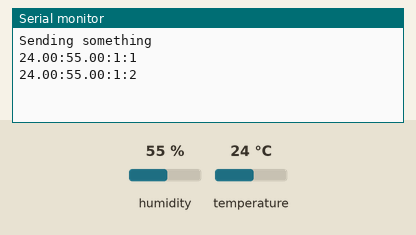
Simulated run of this sketch. Board: Arduino Uno, built with avr-gcc and run on an emulated ATmega328P. On the bench: the last lines printed to the serial monitor. The test bench sets the inputs (shaded band); at power-on: humidity 55 %, temperature 24 °C. No radio packets arrive unless stated.

Above: at 5.8 s.
5.9 s: humidity set to 22 %
At 11.2 s:
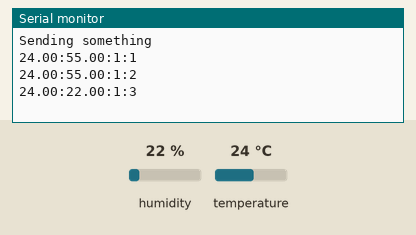
11.9 s: temperature set to 12 °C
At 16.2 s:
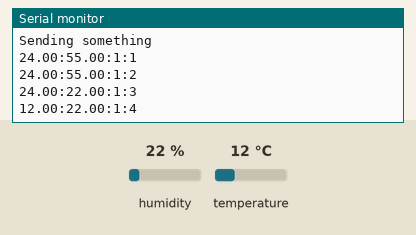
17.9 s: humidity set to 40 %
At 21.3 s:
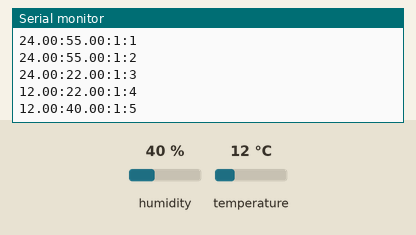
Timing chart, 0 to 22.8 s (numbered marks = the images above; inputs shaded):
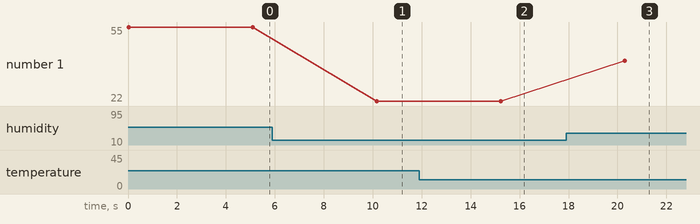

The sketch:

endNode.ino
```cpp
#include <LoRa.h>
#include <DHT.h>

#include "env.h"

#define DHTPIN A2
#define DHTTYPE DHT22

typedef struct {
  float temperature;
  float humidity;
  unsigned int count;
  unsigned int id;
} Data;

DHT dht(DHTPIN, DHTTYPE);
Data data;

/**
 * Convert data in package string
 */
String packageParser(Data data) {
  String package = String(data.temperature);
  package += ":";
  package += String(data.humidity);
  package += ":";
  package += String(data.id);
  package += ":";
  package += String(data.count);

  Serial.println(package);

  return package;
}

void getData() {
  data.temperature = dht.readTemperature();
  data.humidity = dht.readHumidity();
  data.count++;
}

void setup() {
  Serial.begin(9600);
  while (!Serial);

  dht.begin();
  Serial.println("Sending something");
  data.temperature = 0;
  data.humidity = 0;
  data.count = 0;
  data.id = ID;

  if (!LoRa.begin(915E6)) {
    Serial.println("Error");
    while (1);
  }
}

void loop() {
  getData();

  LoRa.beginPacket();
  LoRa.print(packageParser(data));
  LoRa.endPacket();
  LoRa.idle();

  delay(5000); // 300000 = 5 minutos
}
```

env.example.h
```cpp
const int ID = 1;
```

Measured:
- after the input at 5.9 s, the serial monitor: prints a new line after 4.3 s (image 1)
- after the input at 11.9 s, the serial monitor: prints a new line after 3.3 s (image 2)
- after the input at 17.9 s, the serial monitor: prints a new line after 2.4 s (image 3)
- plotted number 1: 55 → 22 after the input at 5.9 s, 22 → 40 after the input at 17.9 s
